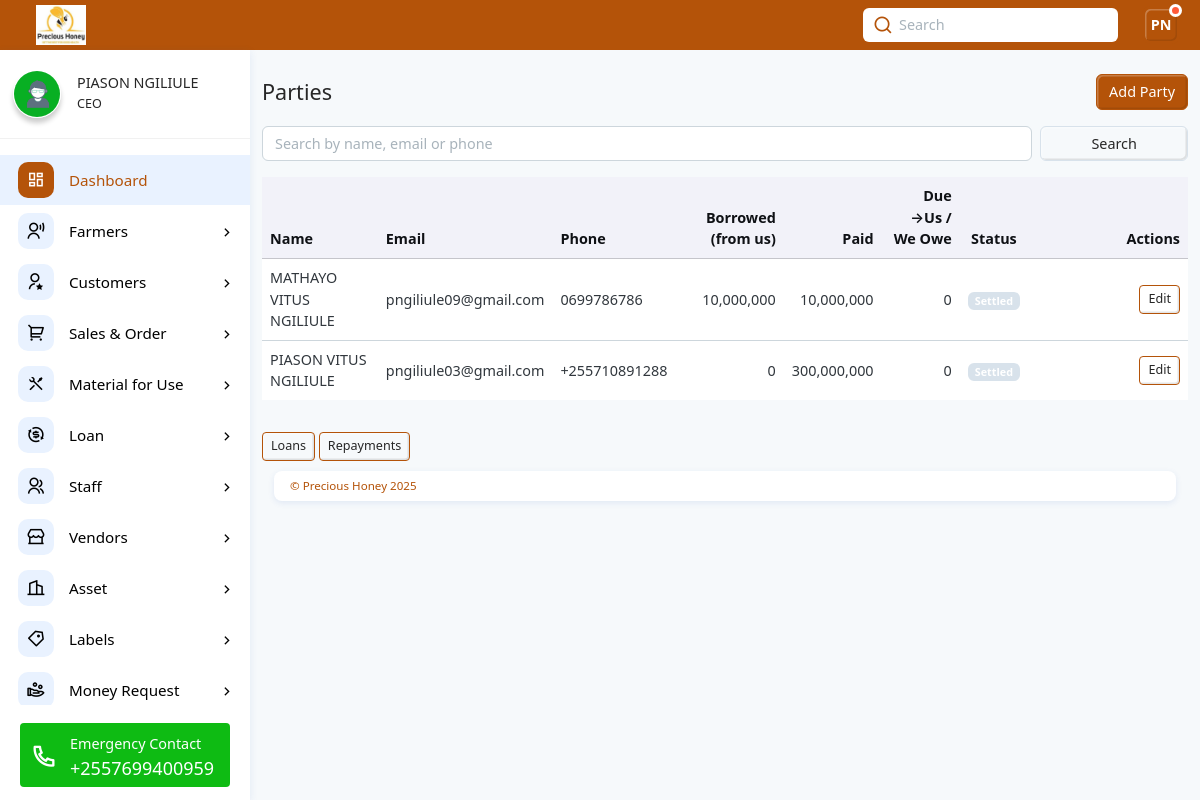
/loans/parties/ (signed in), run on the app's committed database.
### web/models.py (models this page shows, shortened)
class Staff(models.Model):
    user = models.OneToOneField(MyUser, on_delete=models.CASCADE)  # badala ya ForeignKey
    first_name = models.CharField(max_length=100)
    middle_name = models.CharField(max_length=100, blank=True, null=True)
    last_name = models.CharField(max_length=100)
    gender = models.CharField(max_length=10, choices=[('male', 'Male'), ('female', 'Female')])
    village = models.CharField(max_length=100)
    ward = models.CharField(max_length=100)
    district = models.CharField(max_length=100)
    region = models.CharField(max_length=100)
    designation = models.CharField(max_length=100)
    mobile_number = models.CharField(max_length=15)
    nin_number = models.CharField(max_length=20, blank=True, null=True)
    postal_code = models.CharField(max_length=10, blank=True, null=True)
    email = models.EmailField(unique=True)
    username = models.CharField(max_length=100, unique=True)
    profile_picture = models.FileField(upload_to="home/", blank=True, null=True, help_text="Optional")
    date_joined = models.DateTimeField(auto_now_add=True, null=True)
    def initials(self):
        return f"{self.first_name[0].upper()}{self.last_name[0].upper()}"

class Party(models.Model):
    name = models.CharField(max_length=120, unique=True)
    email = models.EmailField(blank=True, null=True)
    phone = models.CharField(max_length=50, blank=True, null=True)
    net_balance = models.DecimalField(max_digits=18, decimal_places=2, default=Decimal("0.00"))
    is_active = models.BooleanField(default=True)
    created_at = models.DateTimeField(auto_now_add=True)
    class Meta:
        ordering = ["name"]
        indexes = [models.Index(fields=["name"])]
    def totals_for_display(self):
        agg = lambda qs: qs.aggregate(s=Sum("amount"))["s"] or 0
        total_borrowed_from_us = agg(self.loans.filter(type="lend"))
        total_paid_to_us      = agg(self.repayments.filter(type="incoming"))
        total_we_borrowed     = agg(self.loans.filter(type="borrow"))
        total_we_paid_them    = agg(self.repayments.filter(type="outgoing"))
        due_to_us = self.net_balance if self.net_balance > 0 else 0
        we_owe    = -self.net_balance if self.net_balance < 0 else 0
        status = "Settled"
        if self.net_balance > 0:
            status = "Owes us"
        elif self.net_balance < 0:
            status = "We owe"
        return {
            "total_borrowed_from_us": total_borrowed_from_us,
            "total_paid_to_us": total_paid_to_us,
            "total_we_borrowed": total_we_borrowed,
            "total_we_paid_them": total_we_paid_them,
            "due_to_us": due_to_us,
            "we_owe": we_owe,
            "status": status,
        }

### web/views.py (the view)
# urls.py: path("loans/parties/", views.party_list, name="party_list"),
@login_required(login_url="signin")
def party_list(request):
    staff = get_object_or_404(Staff, email=request.user.email, username=request.user.username)
    staff = Staff.objects.get(user=request.user)
    initials = staff.initials()  # piga method ya initials
    q = request.GET.get("q", "").strip()
    qs = Party.objects.all()
    if q:
        qs = qs.filter(Q(name__icontains=q) | Q(email__icontains=q) | Q(phone__icontains=q))
    qs = qs.order_by("name")
    page_obj = Paginator(qs, 20).get_page(request.GET.get("page"))
    party_ids = [p.id for p in page_obj.object_list]
    loans = Loan.objects.filter(party_id__in=party_ids).values("party_id", "type").annotate(s=Sum("amount"))
    reps  = Repayment.objects.filter(party_id__in=party_ids).values("party_id", "type").annotate(s=Sum("amount"))
    totals = {pid: {"lend": 0, "borrow": 0, "incoming": 0, "outgoing": 0} for pid in party_ids}
    for row in loans:
        totals[row["party_id"]][row["type"]] = row["s"] or 0
    for row in reps:
        totals[row["party_id"]][row["type"]] = row["s"] or 0
    display = {}
    for p in page_obj.object_list:
        t = totals.get(p.id, {})
        due_to_us = p.net_balance if p.net_balance > 0 else 0
        we_owe    = -p.net_balance if p.net_balance < 0 else 0
        status = "Settled"
        if p.net_balance > 0: status = "Owes us"
        elif p.net_balance < 0: status = "We owe"
        display[p.id] = {
            "total_borrowed_from_us": t.get("lend", 0),     # we lent => they borrowed from us
            "total_paid_to_us":      t.get("incoming", 0),  # they paid us
            "due_to_us":             due_to_us,
            "we_owe":                we_owe,
            "status":                status,
        }
    context = {
        "page_obj": page_obj,
        "q": q,
        "display": display,
        "designation": staff.designation,
        "first_name": staff.first_name,
        "last_name": staff.last_name,
        "profile_picture": staff.profile_picture,
        "initials": initials,
    }
    return render(request, "web/party_list.html", context)

### web/templates/web/party_list.html (shortened to what this page needs)
{% extends "web/base.html" %}
{% load humanize %}
{% block content %}
<div class="container mt-4">
  <div class="d-flex align-items-center gap-2 mb-3">
    <h4 class="mb-0">Parties</h4>
    <a href="{% url 'party_create' %}" class="btn btn-primary ms-auto">Add Party</a>
  </div>
  <form method="get" class="row g-2 mb-3">
    <div class="col-sm-10">
      <input type="search" name="q" value="{{ q }}" class="form-control" placeholder="Search by name, email or phone">
    </div>
    <div class="col-sm-2 d-grid">
      <button class="btn btn-outline-secondary">Search</button>
    </div>
  </form>
  <div class="table-responsive">
    <table class="table table-hover align-middle">
      <thead class="table-light">
        <tr>
          <th>Name</th>
          <th>Email</th>
          <th>Phone</th>
          <th class="text-end">Borrowed (from us)</th>
          <th class="text-end">Paid</th>
          <th class="text-end">Due →Us / We Owe</th>
          <th class="text-center">Status</th>
          <th class="text-end" style="width:160px">Actions</th>
        </tr>
      </thead>
      <tbody>
        {% for p in page_obj.object_list %}
          {% with t=p.totals_for_display %}
          <tr>
            <td>{{ p.name }}</td>
            <td>{{ p.email|default:"—" }}</td>
            <td>{{ p.phone|default:"—" }}</td>
            <td class="text-end">{{ t.total_borrowed_from_us|floatformat:0|intcomma }}</td>
            <td class="text-end">{{ t.total_paid_to_us|floatformat:0|intcomma }}</td>
            <td class="text-end">
              {% if t.due_to_us > 0 %}
                {{ t.due_to_us|floatformat:0|intcomma }}
              {% elif t.we_owe > 0 %}
                −{{ t.we_owe|floatformat:0|intcomma }}
              {% else %}
                0
              {% endif %}
            </td>
            <td class="text-center">
              {% if t.status == "Settled" %}
                <span class="badge bg-secondary">Settled</span>
              {% elif t.status == "Owes us" %}
                <span class="badge bg-success">Owes us</span>
              {% else %}
                <span class="badge bg-warning text-dark">We owe</span>
              {% endif %}
            </td>
            <td class="text-end">
              <a href="{% url 'party_update' p.id %}" class="btn btn-sm btn-outline-primary">Edit</a>
            </td>
          </tr>
          {% endwith %}
        {% empty %}
          <tr><td colspan="8" class="text-center text-muted py-4">No parties found.</td></tr>
        {% endfor %}
      </tbody>
    </table>
  </div>
  <div class="mt-3">
    <a href="{% url 'loan_list' %}" class="btn btn-outline-primary btn-sm">Loans</a>
    <a href="{% url 'repayment_list' %}" class="btn btn-outline-primary btn-sm">Repayments</a>
  </div>
</div>
{% endblock %}

### web/templates/web/base.html (shortened to what this page needs)
{% load static %}
<!DOCTYPE html><html lang="en"><head>
    <link rel="stylesheet" href="{% static 'web/css/remixicon.css' %}">
    <link rel="stylesheet" href="{% static 'web/css/main.min.css' %}">
    <link rel="stylesheet" href="{% static 'web/css/OverlayScrollbars.min.css' %}">
  </head>
  <body>
    <div class="page-wrapper">
      <div class="app-header d-flex align-items-center">
        <div class="app-brand ms-3">
          <a href="{% url 'home' %}" class="d-lg-block d-none">
            <img src="{% static 'web/images/logo6.jpg' %}" class="logo" alt="Precious Honey Information Management System">
          </a>
        </div>
        <div class="header-actions">
          {% if user.is_authenticated %}
          <div class="search-container d-lg-block d-none mx-3">
            <input type="text" class="form-control" id="searchId" placeholder="Search">
            <i class="ri-search-line"></i>
          </div>
          {% endif %}
          {% if user.is_authenticated %}
          <div class="dropdown ms-2">
            <a id="userSettings" class="dropdown-toggle d-flex align-items-center" href="#!" role="button" data-bs-toggle="dropdown" aria-expanded="false">
              <div class="avatar-box">{{ initials }}<span class="status busy"></span></div>
            </a>
          </div>
          {% endif %}
        </div>
      </div>
      <div class="main-container">
        {% if user.is_authenticated %}
        <nav id="sidebar" class="sidebar-wrapper">
          <div class="sidebar-profile">
            {% if profile_picture %}
            <img src=" {{profile_picture.url}}" class="img-shadow img-3x me-3 rounded-5" alt="Precious Honey Management System">
            {% else %}
            <img src="{% static 'web/images/profile2.jpg' %}" class="img-shadow img-3x me-3 rounded-5" alt="Precious Honey Management System">
            {% endif %}
            <div class="m-0">
              <h6 class="mb-1 profile-name text-nowrap text-truncate">{{first_name}} {{last_name}}</h6>
              <p class="m-0 small profile-name text-nowrap text-truncate">{{designation}}</p>
            </div>
          </div>
          <div class="sidebarMenuScroll">
            <ul class="sidebar-menu">
              <li class="active current-page">
                <a href="{% url 'home' %}">
                  <i class="ri-dashboard-line"></i>
                  <span class="menu-text">Dashboard</span>
                </a>
              </li>
              {% if designation == "Collection Officer" or designation == "CEO" or designation == "Manager" or designation == "Store Keeper" or designation == "Bee Keeper" %}
              <li class="treeview">
                <a href="#!">
                  <i class="ri-user-voice-line"></i>
                  <span class="menu-text">Farmers</span>
                </a>
              </li>
              {% endif %}
              {% if designation == "CEO" or designation == "Manager" or designation == "Vendors" or designation == "Marketing Officer" or designation == "Finance Officer" or designation == "Store Keeper" %}
              <li class="treeview">
                <a href="#!">
                  <i class="ri-user-star-line"></i>
                  <span class="menu-text">Customers</span>
                </a>
              </li>
              {% endif %}
              {% if designation == "CEO" or designation == "Manager" or designation == "Finance Officer" or designation == "Marketing Officer" or designation == "Store Keeper" %}
              <li class="treeview">
                <a href="#!">
                  <i class="ri-shopping-cart-2-line"></i>
                  <span class="menu-text">Sales & Order</span>
                </a>
              </li>
              {% endif %}
              {% if designation == "CEO" or designation == "Manager" or designation == "Store Keeper" or designation == "Factory Manager" %}
              <li class="treeview">
                <a href="#!">
                  <i class="ri-tools-line"></i>
                  <span class="menu-text">Material for Use</span>
                </a>
              </li>
              {% endif %}
              {% if designation == "CEO" or designation == "Manager" %}
              <li class="treeview">
                <a href="#!">
                  <i class="ri-exchange-dollar-line"></i>
                  <span class="menu-text">Loan</span>
                </a>
              </li>
              {% endif %}
              {% if designation == "CEO" or designation == "Manager" %}
              <li class="treeview">
                <a href="#!">
                  <i class="ri-group-line"></i>
                  <span class="menu-text">Staff</span>
                </a>
              </li>
              {% endif %}
              {% if designation == "CEO" or designation == "Marketing Officer" or designation == "Manager" %}
              <li class="treeview">
                <a href="#!">
                  <i class="ri-store-2-line"></i>
                  <span class="menu-text">Vendors</span>
                </a>
              </li>
              {% endif %}
              {% if designation == "CEO" or designation == "Manager" or designation == "Store Keeper" %}
              <li class="treeview">
                <a href="#!">
                  <i class="ri-building-2-line"></i>
                  <span class="menu-text">Asset</span>
                </a>
              </li>
              {% if designation == "CEO" or designation == "Manager" or designation == "Store Keeper" %}
              <li class="treeview">
                <a href="#!">
                  <i class="ri-price-tag-3-line"></i>
                  <span class="menu-text">Labels</span>
                </a>
              </li>
              {% endif %}
              {% endif %}
              <li class="treeview">
                <a href="#!">
                  <i class="ri-hand-coin-line"></i>
                  <span class="menu-text">Money Request</span>
                </a>
              </li>
            </ul>
          </div>
          <div class="sidebar-contact">
            <p class="fw-light mb-1 text-nowrap text-truncate">Emergency Contact</p>
            <h5 class="m-0 lh-1 text-nowrap text-truncate">+2557699400959</h5>
            <i class="ri-phone-line"></i>
          </div>
        </nav>
        {% endif %}
      <div class="app-container">
        {% block content %}
        {% endblock %}
      </div>
          <div class="app-footer bg-white">
            <span>© Precious Honey {% now "Y" %}</span>
        </div>
        </div>
      </div>
</body></html>

### web/templates/web/base.html (style rules this page uses)
:root { --honey-50: #fff8e6; --honey-100:#fdecc2; --honey-300:#fbcf77; --honey-400:#fbbf24; --honey-500:#f59e0b; --honey-700:#b45309; --ink:#111; }

### data on the page
Staff: first_name "PIASON", last_name "NGILIULE", designation "CEO"
Party: name "MATHAYO VITUS NGILIULE", email "pngiliule09@gmail.com", phone "0699786786", totals_for_display.total_borrowed_from_us "10,000,000", totals_for_display.total_paid_to_us "10,000,000"
Party: name "PIASON VITUS NGILIULE", email "pngiliule03@gmail.com", phone "+255710891288", totals_for_display.total_borrowed_from_us "0", totals_for_display.total_paid_to_us "300,000,000"

### other printed values
{{ initials }} "PN"
